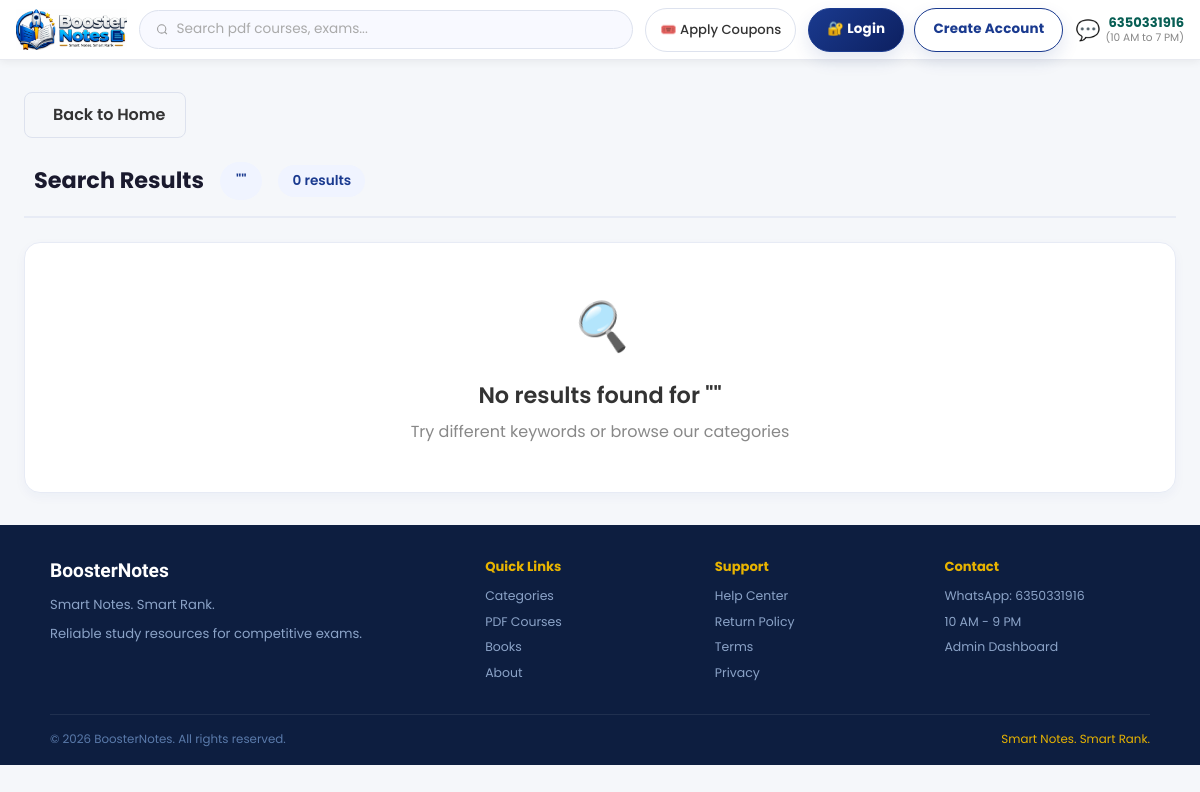
The app's page /search/ with its own data.
### myapp/models.py (models this page shows, shortened)
class NavbarSetting(models.Model):
    brand_name = models.CharField(max_length=100, default="BoosterNotes", verbose_name="Brand Name")
    tagline = models.CharField(max_length=100, default="Smart Notes. Smart Rank", verbose_name="Tagline")
    logo = models.ImageField(
        upload_to='logos/',
        blank=True,
        null=True,
        verbose_name="Logo Image"
    )
    favicon = models.ImageField(
        upload_to='favicons/',
        blank=True,
        null=True,
        verbose_name="Favicon"
    )
    search_placeholder = models.CharField(
        max_length=200,
        default="Search pdf courses, exams...",
        verbose_name="Search Placeholder"
    )
    whatsapp_number = models.CharField(
        max_length=20,
        default="6350331916",
        verbose_name="WhatsApp Number"
    )
    whatsapp_hours = models.CharField(
        max_length=50,
        default="10 AM to 7 PM",
        verbose_name="WhatsApp Hours"
    )
    coupon_text = models.CharField(
        max_length=100,
        default="🎟️ Apply Coupon",
        verbose_name="Coupon Button Text"
    )
    is_active = models.BooleanField(default=True, verbose_name="Is Active")
    class Meta:
        verbose_name = "Navbar Setting"
        verbose_name_plural = "Navbar Settings"

class FooterSetting(models.Model):
    brand_name = models.CharField(max_length=100, default="BoosterNotes", verbose_name="Brand Name")
    tagline = models.CharField(max_length=200, default="Smart Notes. Smart Rank.", verbose_name="Tagline")
    description = models.TextField(default="Reliable study resources for competitive exams.", verbose_name="Description")
    quick_links_title = models.CharField(max_length=100, default="Quick Links", verbose_name="Quick Links Title")
    support_title = models.CharField(max_length=100, default="Support", verbose_name="Support Title")
    contact_title = models.CharField(max_length=100, default="Contact", verbose_name="Contact Title")
    whatsapp_contact = models.CharField(max_length=50, default="WhatsApp: 6350331916", verbose_name="WhatsApp Contact")
    hours_contact = models.CharField(max_length=50, default="10 AM - 7 PM", verbose_name="Hours")
    copyright_text = models.CharField(max_length=200, default="© 2026 BoosterNotes. All rights reserved.", verbose_name="Copyright Text")
    social_facebook = models.CharField(max_length=200, blank=True, null=True, verbose_name="Facebook URL")
    social_linkedin = models.CharField(max_length=200, blank=True, null=True, verbose_name="LinkedIn URL")
    social_instagram = models.CharField(max_length=200, blank=True, null=True, verbose_name="Instagram URL")
    social_youtube = models.CharField(max_length=200, blank=True, null=True, verbose_name="YouTube URL")
    social_facebook_color = models.CharField(max_length=20, default="#1877f2", verbose_name="Facebook Icon Color")
    social_linkedin_color = models.CharField(max_length=20, default="#0a66c2", verbose_name="LinkedIn Icon Color")
    social_instagram_color = models.CharField(max_length=20, default="#e4405f", verbose_name="Instagram Icon Color")
    social_youtube_color = models.CharField(max_length=20, default="#ff0000", verbose_name="YouTube Icon Color")
    is_active = models.BooleanField(default=True, verbose_name="Is Active")
    class Meta:
        verbose_name = "Footer Setting"
        verbose_name_plural = "Footer Settings"
        ordering = ['id']

### myapp/views.py (the view)
# urls.py: path('search/', views.search, name='search'),  # Add this line
def search(request):
    query = request.GET.get('q', '').strip()
    navbar = NavbarSetting.objects.first()
    footer = FooterSetting.objects.first()
    category_results = Category.objects.filter(name__icontains=query) if query else Category.objects.none()
    elibrary_results = ELibraryModel.objects.filter(name__icontains=query) if query else ELibraryModel.objects.none()
    hardbook_results = HardBook.objects.filter(title__icontains=query) if query else HardBook.objects.none()
    total_results = category_results.count() + elibrary_results.count() + hardbook_results.count()
    active_coupons = Coupon.objects.filter(
        is_active=True,
        expiry_date__gte=timezone.now().date(),
        usage_limit__gt=F('times_used')
    ).order_by('-created_at')[:6]
    context = {
        'navbar': navbar,
        'footer': footer,
        'search_query': query,
        'category_results': category_results,
        'elibrary_results': elibrary_results,
        'hardbook_results': hardbook_results,
        'total_results': total_results,
        'active_coupons': active_coupons,
    }
    return render(request, 'search_results.html', context)

### myapp/templates/search_results.html (shortened to what this page needs)
{% extends "index.html" %}
{% load static %}
{% block content %}
<div class="search-results-section">
  <a href="{% url 'home' %}" class="back-to-home">
     Back to Home
  </a>
  <div class="search-header">
    <div class="search-header-left">
      <h2> Search Results</h2>
      <span class="search-query-badge">"{{ search_query }}"</span>
      <span class="search-count-badge">{{ total_results }} result{{ total_results|pluralize }}</span>
    </div>
  </div>
{% if total_results > 0 %}
    {% if category_results %}
    <div class="search-result-group">
      <h3><i class="fa-solid fa-folder-open"></i> Categories <span>{{ category_results.count }}</span></h3>
      <div class="cat-scroll-search">
        {% for cat in category_results %}
        <div class="cat-card-search">
          <div class="cat-icon">{% if cat.image %}📚{% else %}🎯{% endif %}</div>
          <div class="cat-label">{{ cat.name }}</div>
          <div class="cat-count">
            {% with course_count=cat.elibrary_courses.count %}
              {% if course_count %}{{ course_count }} Courses {% else %}—{% endif %}
            {% endwith %}
          </div>
          <a href="{% url 'category_courses' cat.id %}" class="view-link">View →</a>
        </div>
        {% endfor %}
      </div>
    </div>
    {% endif %}
    {% if elibrary_results %}
    <div class="search-result-group">
      <h3><i class="fa-solid fa-file-pdf"></i> E-Library Courses <span>{{ elibrary_results.count }}</span></h3>
      <div class="pdf-grid-search">
        {% for course in elibrary_results %}
        <div class="pdf-card-search">
          <div class="pdf-thumb-search">📘</div>
          <div class="pdf-body-search">
            <h3>{{ course.name }}</h3>
            {% if course.category %}
            <div class="pdf-categorySearch">{{ course.category.name }}</div>
            {% endif %}
            <div class="pdf-foot-search">
              <div>
                <span class="price-now-search">₹{{ course.current_price }}</span>
                <span class="price-old-search">₹{{ course.original_price }}</span>
              </div>
              <div class="pdf-pages-search">{{ course.pdfs.count }} PDFs</div>
            </div>
            <button class="buy-btn-search" onclick="addCart(this)">Buy Now</button>
          </div>
        </div>
        {% endfor %}
      </div>
    </div>
    {% endif %}
    {% if hardbook_results %}
    <div class="search-result-group">
      <h3><i class="fa-solid fa-book"></i> Physical Books <span>{{ hardbook_results.count }}</span></h3>
      <div class="book-grid-search">
        {% for book in hardbook_results %}
        <div class="book-card-search">
          <div class="book-thumb-search">📖</div>
          <div class="book-body-search">
            <div class="b-tag-search">{% if book.is_active %}Active{% else %}Inactive{% endif %}</div>
            <h3>{{ book.title }}</h3>
            <div class="b-price-search">
              ₹{{ book.price }}
              <span class="b-orig-search">₹{{ book.original_price }}</span>
            </div>
            <button class="cart-btn-search" onclick="addCart(this)">Add to Cart</button>
          </div>
        </div>
        {% endfor %}
      </div>
    </div>
    {% endif %}
  {% else %}
  <div class="no-results">
    <i>🔍</i>
    <h3>No results found for "{{ search_query }}"</h3>
    <p>Try different keywords or browse our categories</p>
  </div>
  {% endif %}
</div>
{% endblock content %}

### myapp/templates/index.html (shortened to what this page needs)
{% load static %}
<!DOCTYPE html>
<html lang="en">
<head>
  <link rel="stylesheet" href="{% static "css/style.css" %}">
</head>
<body>
{% block navbar %}
<nav>
  <a href="{% url 'home' %}" class="logo-wrap" id="logoWrap">
    {% if site_settings.logo %}
    <img src="{{ site_settings.logo.url }}" alt="{{ navbar.brand_name }} Logo" class="logo-img" id="logoImg" onerror="handleLogoError()">
    {% endif %}
  </a>
  <form method="get" action="{% url 'search' %}" class="search-box">
    <svg width="13" height="13" fill="none" stroke="#999" stroke-width="2" viewBox="0 0 24 24"><circle cx="11" cy="11" r="8"/><path d="m21 21-4.35-4.35"/></svg>
    <input type="text" name="q" placeholder="{{ navbar.search_placeholder|default:'Search pdf courses, exams...' }}" value="{{ search_query|default:'' }}">
  </form>
  <button class="nav-pill always-show" onclick="showCouponModal()" type="button">{{ navbar.coupon_text|default:'🎟️ Apply Coupon' }}</button>
  {% if user.is_authenticated %}
  <div class="notif-wrap" id="notifWrap">
    <button class="notif-btn" id="notifBtn" onclick="toggleNotif(event)" type="button">
      🔔<span class="notif-badge" id="notifBadge">3</span>
    </button>
    <div class="notif-panel" id="notifPanel">
      <div class="notif-header">
        <h4>Notifications</h4>
        <span onclick="markAllRead()">Mark all read</span>
      </div>
      <div class="notif-item" onclick="readNotif(this)">
        <div class="notif-dot"></div>
        <div class="notif-text">
          <p>Your NEET Biology PDF is ready to download!</p>
          <span>2 minutes ago</span>
        </div>
      </div>
      <div class="notif-item" onclick="readNotif(this)">
        <div class="notif-dot"></div>
        <div class="notif-text">
          <p>New coupon added: Use BOOST40 for 40% off</p>
          <span>1 hour ago</span>
        </div>
      </div>
      <div class="notif-item" onclick="readNotif(this)">
        <div class="notif-dot"></div>
        <div class="notif-text">
          <p>JEE Chemistry Rapid Revision updated for 2025</p>
          <span>Yesterday</span>
        </div>
      </div>
    </div>
  </div>
  <div class="mob-profile-wrap" id="mobProfileWrap">
    <button class="mob-avatar-btn" onclick="toggleMobProfile(event)" type="button" aria-label="Profile menu">
      {{ user.username|slice:":2"|upper }}
    </button>
    <div class="mob-profile-drop" id="mobProfileDrop">
      <a href="#"><span class="drop-icon">✏️</span>Edit Profile</a>
      <a href="#"><span class="drop-icon">🛍️</span>My Purchases</a>
      <a href="#"><span class="drop-icon">🎟️</span>My Coupons</a>
      <a href="{% url 'dashboard' %}"><span class="drop-icon">📊</span>Admin Dashboard</a>
      <hr>
      <form method="post" action="{% url 'logout' %}" style="margin:0;">
        {% csrf_token %}
        <button type="submit"><span class="drop-icon">🚪</span>Log Out</button>
      </form>
    </div>
  </div>
  <div class="has-drop profile-pill">
    <div class="avatar">{{ user.username|slice:":2"|upper }}</div>
    <span class="name-text">Welcome, {{ user.username }}</span>
    <span class="caret">▾</span>
    <div class="drop-menu">
      <a href="#"><span class="icon">✏️</span>Edit Profile</a>
      <a href="#"><span class="icon">🛍️</span>My Purchases</a>
      <a href="#"><span class="icon">🎟️</span>My Coupons</a>
      <a href="{% url 'dashboard' %}"><span class="icon">📊</span>Admin Dashboard</a>
      <hr>
      <form method="post" action="{% url 'logout' %}" style="margin:0;">
        {% csrf_token %}
        <button type="submit"><span class="icon">🚪</span>Log Out</button>
      </form>
    </div>
  </div>
  {% else %}
  <div class="auth-actions">
    <a href="{% url 'login' %}" class="auth-btn login-btn">🔐 Login</a>
    <a href="{% url 'signup' %}" class="auth-btn signup-btn">Create Account</a>
  </div>
  {% endif %}
  <div class="wa-block">
    <span class="wa-icon">💬</span>
    <div class="wa-info">
      <div class="wa-num">{{ navbar.whatsapp_number|default:"6350331916" }}</div>
      <div class="wa-time">({{ navbar.whatsapp_hours|default:"10 AM to 7 PM" }})</div>
    </div>
  </div>
</nav>
{% endblock navbar %}
{% block content %}{% endblock content %}
{% block footer %}
<footer>
  <div class="footer-grid">
    <div class="fb">
      <div class="brand">{{ footer.brand_name }}</div>
      <p>{{ footer.tagline }}</p>
      <p>{{ footer.description }}</p>
    </div>
    <div class="fc">
      <h4>{{ footer.quick_links_title }}</h4>
      <a href="#categories">Categories</a>
      <a href="#pdfs">PDF Courses</a>
      <a href="#books">Books</a>
      <a href="#about">About</a>
    </div>
    <div class="fc">
      <h4>{{ footer.support_title }}</h4>
      <a href="#">Help Center</a>
      <a href="#">Return Policy</a>
      <a href="#">Terms</a>
      <a href="#">Privacy</a>
    </div>
    <div class="fc">
      <h4>{{ footer.contact_title }}</h4>
      <a href="#">{{ footer.whatsapp_contact }}</a>
      <a href="#">{{ footer.hours_contact }}</a>
      <a href="{% url 'dashboard' %}">Admin Dashboard</a>
    </div>
  </div>
  <div class="footer-bot">
    <p>{{ footer.copyright_text }}</p>
    <p class="gold">{{ footer.tagline }}</p>
  </div>
</footer>
{% endblock footer %}
</body>
</html>

### records on screen
NavbarSetting: logo (picture), q "Search pdf courses, exams...", coupon_text "🎟️ Apply Coupons", whatsapp_number "6350331916", whatsapp_hours "10 AM to 7 PM"
FooterSetting: brand_name "BoosterNotes", tagline "Smart Notes. Smart Rank.", description "Reliable study resources for competitive exams.", quick_links_title "Quick Links", support_title "Support", contact_title "Contact", whatsapp_contact "WhatsApp: 6350331916", hours_contact "10 AM - 9 PM", copyright_text "© 2026 BoosterNotes. All rights reserved."

### other values on screen
{{ total_results }} "0"
